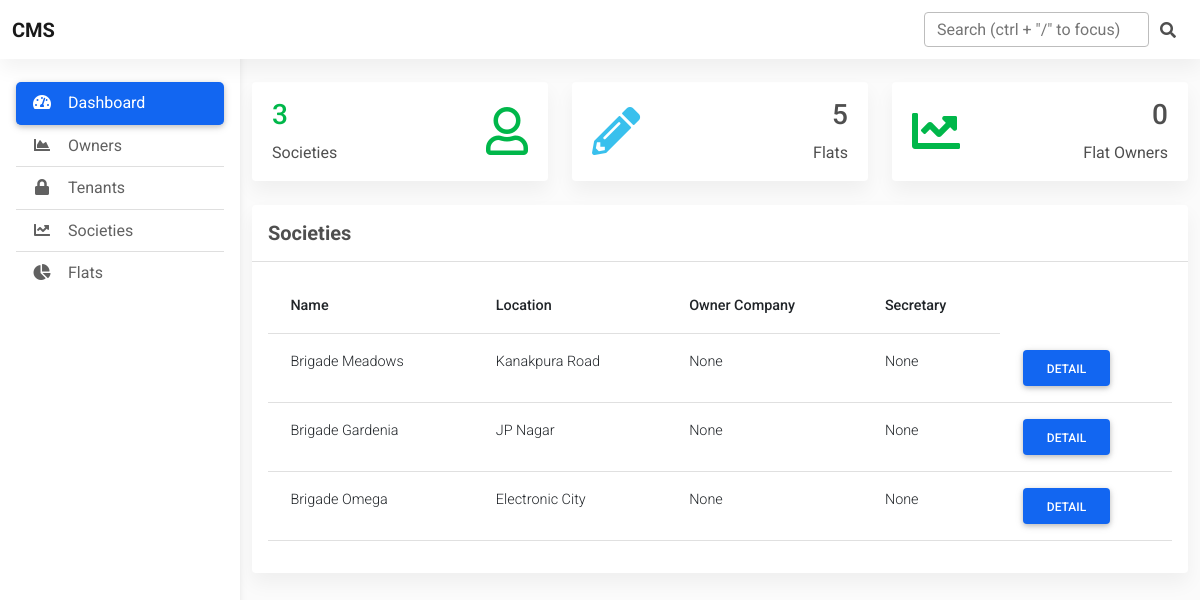
/dashboard/ (signed in), run on an earlier commit of the app's database.
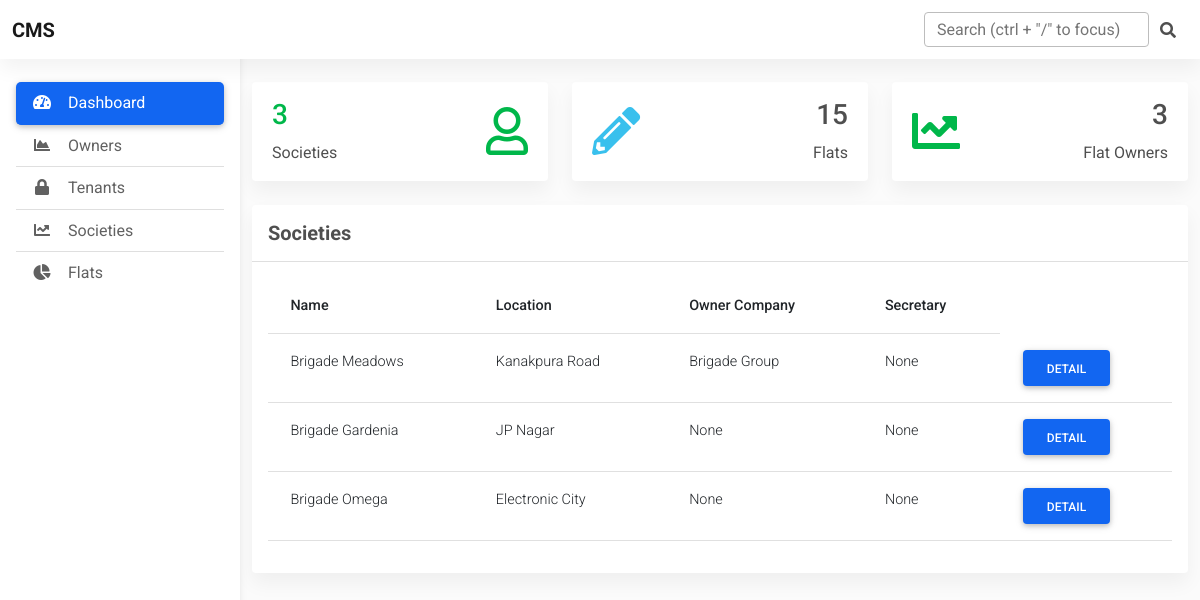
And on a later commit of the database.
### society/models.py (models this page shows, shortened)
class Society(models.Model):
    name = models.CharField(max_length=20)
    location = models.CharField(max_length=20)
    image = models.ImageField(upload_to=society_image_upload_path, null=True, blank=True)
    owner_company = models.CharField(max_length=20, null=True , blank=True)
    secretary = models.ForeignKey('accounts.CustomUser', on_delete=models.SET_NULL, null=True, blank=True)
    created_at = models.DateTimeField(auto_now_add=True)
    updated_at = models.DateTimeField(auto_now=True)
    class Meta:
        verbose_name_plural = 'Societies'

### dashboard/views.py (the view)
# urls.py: path('dashboard/', include('dashboard.urls')),
@login_required
def dashboard(request):
    if not request.user.is_superuser or not request.user.is_staff:
        return HttpResponseRedirect(reverse('home'))
    society_count = Society.objects.all().count()
    flat_count = Flat.objects.all().count()
    owner_count = Owner.objects.all().count()
    societies = Society.objects.all()
    context = {
        'society_count':society_count,
        'flat_count':flat_count,
        'owner_count':owner_count,
        'societies':societies,
    }
    return render(request, 'dashboard/index.html', context=context)

### dashboard/templates/dashboard/index.html (shortened to what this page needs)
{% extends 'dashboard/base.html' %}
{% load static %}
{% block content %}
<div class="row">
  <div class="col-xl-4 col-sm-6 col-12 mb-4">
    <div class="card">
      <div class="card-body">
        <div class="d-flex justify-content-between px-md-1">
          <div>
            <h3 class="text-success">{{society_count}}</h3>
            <p class="mb-0">Societies</p>
          </div>
          <div class="align-self-center">
            <i class="far fa-user text-success fa-3x"></i>
          </div>
        </div>
      </div>
    </div>
  </div>
  <div class="col-xl-4 col-sm-6 col-12 mb-4">
    <div class="card">
      <div class="card-body">
        <div class="d-flex justify-content-between px-md-1">
          <div class="align-self-center">
            <i class="fas fa-pencil-alt text-info fa-3x"></i>
          </div>
          <div class="text-end">
            <h3>{{flat_count}}</h3>
            <p class="mb-0">Flats</p>
          </div>
        </div>
      </div>
    </div>
  </div>
  <div class="col-xl-4 col-sm-6 col-12 mb-4">
    <div class="card">
      <div class="card-body">
        <div class="d-flex justify-content-between px-md-1">
          <div class="align-self-center">
            <i class="fas fa-chart-line text-success fa-3x"></i>
          </div>
          <div class="text-end">
            <h3>{{owner_count}}</h3>
            <p class="mb-0">Flat Owners</p>
          </div>
        </div>
      </div>
    </div>
  </div>
</div>
<section class="mb-4">
  <div class="card">
    <div class="card-header text-left py-3">
      <h5 class="mb-0 text-left">
        <strong>Societies</strong>
      </h5>
    </div>
    <div class="card-body">
      <div class="table-responsive">
        <table class="table table-hover text-nowrap">
          <thead>
            <tr>
              <th scope="col">Name</th>
              <th scope="col">Location</th>
              <th scope="col">Owner Company</th>
              <th scope="col">Secretary</th>
            </tr>
          </thead>
          <tbody>
              {% for society in societies %}
            <tr>
              <td>{{society.name}}</td>
              <td>{{society.location}}</td>
              <td>{{society.owner_company}}</td>
              <td>{{society.secretary}}</td>
              <td>
                <a href="{% url 'society-detail' society.id %}" type="button" class="btn btn-primary">Detail</a>
              </td>
            </tr>
            {% endfor %}
          </tbody>
        </table>
      </div>
    </div>
  </div>
</section>
{% endblock %}

What changed in the data, as far as the page shows it:
changed Society "Brigade Meadows": owner_company "None" → "Brigade Group"
Also different on the page:
{{ flat_count }}: "5" → "15"
{{ owner_count }}: "0" → "3"
